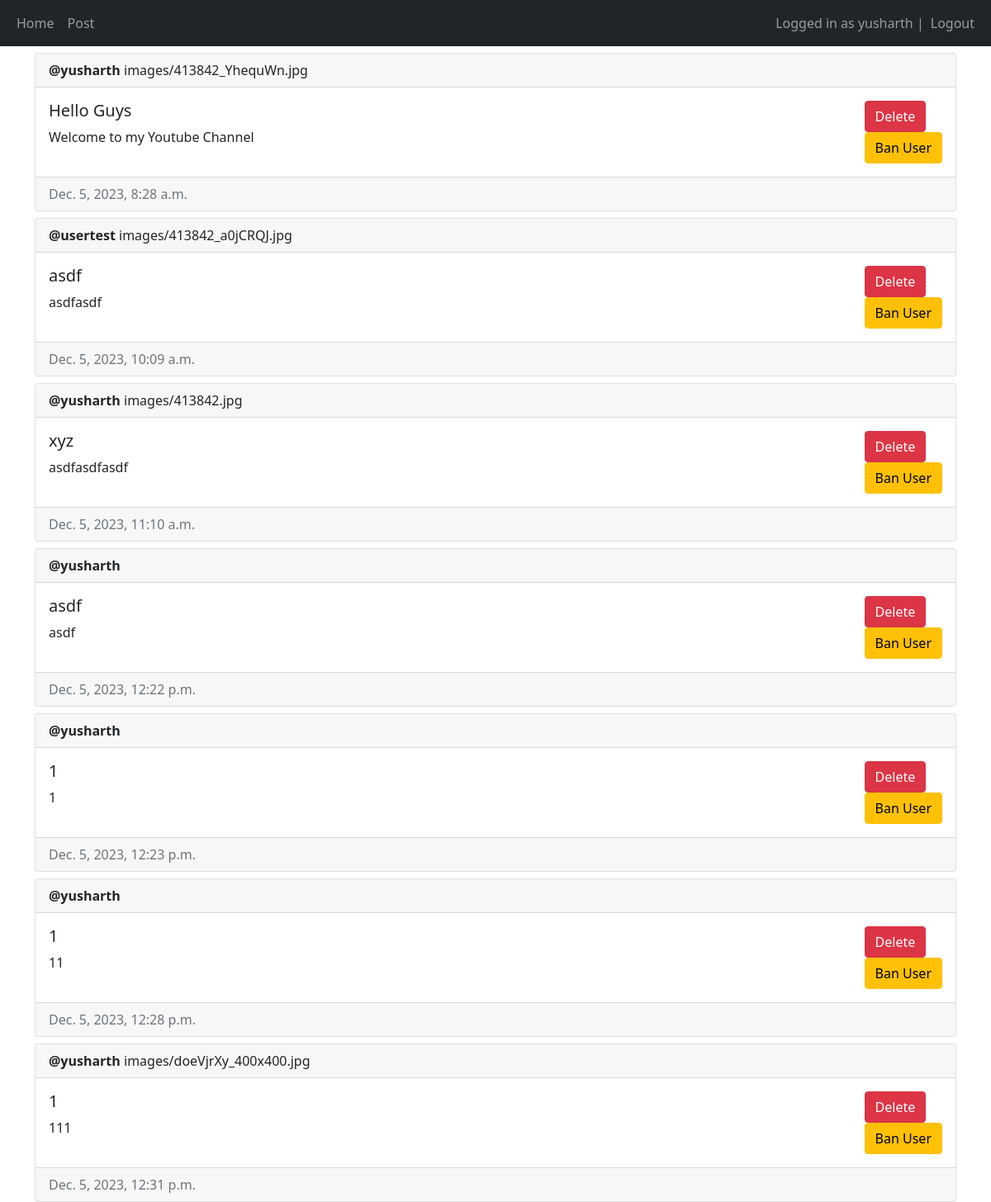
The app's page / (signed in) with its own data.
### myapp/models.py (models this page shows, shortened)
class Post(models.Model):
    author = models.ForeignKey(User, on_delete=models.CASCADE)
    title = models.CharField(max_length=200)
    description = models.TextField()
    image = models.ImageField(null=True,blank=True,upload_to = 'images/' )
    created_at = models.DateTimeField(auto_now_add=True)
    updated_at = models.DateTimeField(auto_now=True)

### myapp/views.py (the view, shortened to what this page needs)
# urls.py: path('', views.home, name='home'),
@login_required(login_url="/login")
def home(request):
    posts = Post.objects.all()
    return render(request, 'myapp/home.html', {"posts": posts})

### myapp/templates/myapp/home.html (shortened to what this page needs)
{% extends 'myapp/base.html' %} {% block title %}Home Page{% endblock %}
{% block content %} {% for post in posts %}
<div class="card mt-2">
  <div class="card-header"><strong>@{{ post.author.username }}</strong>
    {{post.image}}
  </div>
  <div class="card-body d-flex flex-row justify-content-between">
    <div>
      <h5 class="card-title">{{post.title}}</h5>
      <p>{{post.description}}</p>
    </div>
    <div>
      {% if user == post.author or perms.main.delete_post %}
      <form method="post">
        <button
          type="submit"
          class="btn btn-danger"
          name="post-id"
          value="{{post.id}}"
        >
          Delete
        </button>
      </form>
      {% endif %}
      {% if user.is_staff %}
      <form method="post">
        <button
          type="submit"
          class="btn btn-warning"
          name="user-id"
          value="{{post.author.id}}"
        >
          Ban User
        </button>
      </form>
      {% endif %}
    </div>
  </div>
  <div class="card-footer text-muted">{{post.created_at}}</div>
</div>
{% empty %}
<p>No posts yet :(</p>
{% endfor %} {% endblock %}

### myapp/templates/myapp/base.html (shortened to what this page needs)
<!DOCTYPE html>
<html lang="en">
  <head>
    <link
      href="https://cdn.jsdelivr.net/npm/bootstrap@5.1.3/dist/css/bootstrap.min.css"
      rel="stylesheet"
    />
  </head>
  <body>
    <nav class="navbar navbar-expand-lg navbar-dark bg-dark">
      <div class="container-fluid">
        <div>
          <ul class="navbar-nav">
            <li class="nav-item">
              <a class="nav-link" href="/">Home</a>
            </li>
            <li class="nav-item">
              <a class="nav-link" href="/create-post">Post</a>
            </li>
          </ul>
        </div>
        <div>
          <ul class="navbar-nav">
            {% if user.is_authenticated %}
            <span class="navbar-text">Logged in as {{user.username}} | </span>
            <li class="nav-item">
              <a class="nav-link" href="/logout">Logout</a>
            </li>
            {% else %}
            <li class="nav-item">
              <a class="nav-link" href="/login">Login</a>
            </li>
            {% endif %}
          </ul>
        </div>
      </div>
    </nav>
    <div class="container">{% block content %} {% endblock %}</div>
  </body>
</html>

### records on screen
Post: author.username "yusharth", image "images/413842_YhequWn.jpg", title "Hello Guys", description "Welcome to my Youtube Channel", {{ post.id }} 1 (drawn), created_at "Dec. 5, 2023, 8:28 a.m."
Post: author.username "usertest", image "images/413842_a0jCRQJ.jpg", title "asdf", description "asdfasdf", {{ post.id }} 2 (drawn), created_at "Dec. 5, 2023, 10:09 a.m."
Post: author.username "yusharth", image "images/413842.jpg", title "xyz", description "asdfasdfasdf", {{ post.id }} 3 (drawn), created_at "Dec. 5, 2023, 11:10 a.m."
Post: author.username "yusharth", title "asdf", description "asdf", {{ post.id }} 4 (drawn), created_at "Dec. 5, 2023, 12:22 p.m."
Post: author.username "yusharth", title "1", description "1", {{ post.id }} 5 (drawn), created_at "Dec. 5, 2023, 12:23 p.m."
Post: author.username "yusharth", title "1", description "11", {{ post.id }} 6 (drawn), created_at "Dec. 5, 2023, 12:28 p.m."
Post: author.username "yusharth", image "images/doeVjrXy_400x400.jpg", title "1", description "111", {{ post.id }} 7 (drawn), created_at "Dec. 5, 2023, 12:31 p.m."

### other values on screen
{{ user.username }} "yusharth"
